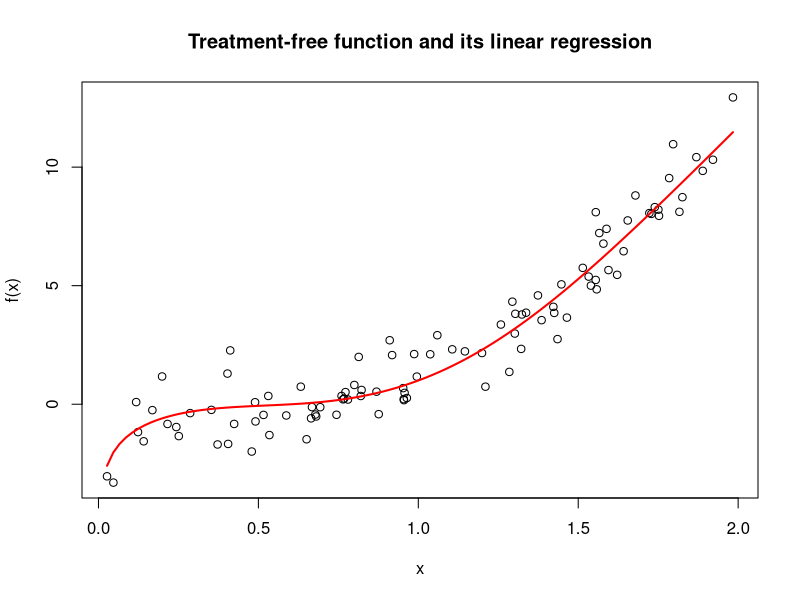

This figure's R source: (Note: this script raises an error after producing the figure.)
############
set.seed(1)
x <- runif(100, 0,2)
y <- x + log(abs(x)) + cos(pi*x) + x^3 + rnorm(100)
plot(y ~ x, main = "Treatment-free function and its linear regression",  ylab = "f(x)")
curve(x + log(abs(x)) + cos(pi*x) + x^3, add = TRUE, col = "red",lwd=2)
l1<-predict(lm(y ~ x))
lines(x[j],l1[j],col="blue",lwd=2)
legend(0.3, 8, legend=c("Treatment-free function", "Linear regression"),
       col=c("red", "blue"), lty=1, cex=1,
       box.lty=2)
